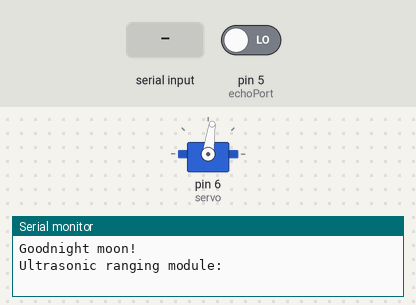
Simulated run of this sketch. Board: Arduino Uno, built with avr-gcc and run on an emulated ATmega328P. Shown: servo, the last lines printed to the serial monitor. The test bench sets the inputs (shaded band); at power-on: pin 5 (echoPort) LOW.

Above: at 0.18 s.
At 1.2 s:
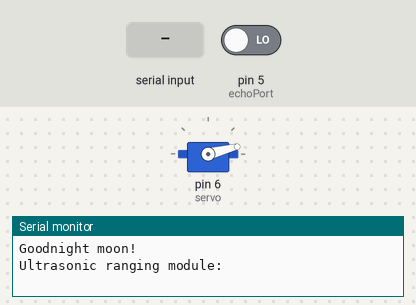
1.3 s: "mitor1\n" received over the second serial link
At 2.7 s:
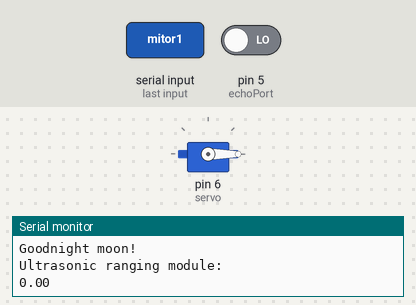
Timing chart, 0 to 11.9 s (numbered marks = the images above; inputs shaded):
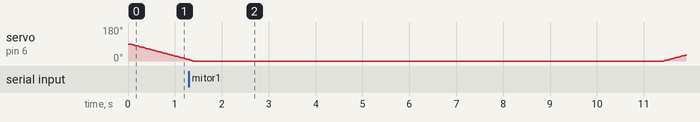

The sketch:

motor_udm.ino
```cpp
#include <Servo.h>
#include <SoftwareSerial.h>
Servo servo;  // create servo object to control a servo  // twelve servo objects can be created on most boards
SoftwareSerial mySerial(10, 11);
int pos = 0;    // variable to store the servo position
int triggerPort =4;
int echoPort = 5;
float arr[8];
int i=0;
boolean flag = false;
float a,b,c,d,e;

void setup() {
    Serial.begin( 9600 );
    while (!Serial) {
    ; // wait for serial port to connect. Needed for native USB port only
  }


    Serial.println("Goodnight moon!");

  // set the data rate for the SoftwareSerial port
  mySerial.begin(4800);
  mySerial.println("Hello, world?");
    pinMode( triggerPort, OUTPUT );
    pinMode( echoPort, INPUT );
    pinMode(6,OUTPUT);
    servo.attach(6);  // attaches the servo on pin 6 to the servo object  // tell servo to go to position in variable 'pos'
    Serial.println( "Ultrasonic ranging module: ");

}

void loop(){

  if (mySerial.available()) {
    Serial.write(mySerial.read());
  }
  if (Serial.available()) {
    mySerial.write(Serial.read());
  }
       for (pos = 90; pos >= 0; pos -= 1)
      { // goes from 180 degrees to 0 degrees
           servo.write(pos);              // tell servo to go to position in variable 'pos'
          delay(15);                       // waits 15ms for the servo to reach the position
      }
  do{

      for(i=0;i<5;i++)
      {
          digitalWrite(triggerPort,LOW);
          delayMicroseconds(5);
          digitalWrite(triggerPort,HIGH);
          delayMicroseconds(10);
          float dur = pulseIn(echoPort,HIGH);
          float dist = 3.4 * dur/ 200;
          Serial.println(dist);
          arr[i] = dist;
          delay(1000);
      }
      a=arr[0];
      b=arr[1];
      c=arr[2];
      d=a-b;
      e=b-c;
      if(e<=2)
      {
          if(d<2)
          {//stop the flow
              flag = true;
              //Serial.println("mitor1");
              for(pos = 0; pos <= 90; pos += 1)    // command to move from 0 degrees to 180 degrees
              {
                    servo.write(pos);                 //command to rotate the servo to the specified angle
                    delay(15);
              }
             // myservo.write(90);
             Serial.println("Finish");

          }
      }
      else
      {
          a=arr[2];
          b=arr[3];
          c=arr[4];
          d=a-b;
          e=b-c;
          if(e<=2)
          {
                  //stop water
                  if(d<2)
                  {
                  flag= true;
                  //Serial.println("motor2");
                   for(pos = 0; pos < 90; pos += 1)    // command to move from 0 degrees to 180 degrees
                  {
                      servo.write(pos);                 //command to rotate the servo to the specified angle
                      delay(15);
                  }
                   Serial.println("Finish");

                  }
           }
           else{flag=false;}
           analogWrite(A0,c);
           Serial.println(c);
   }
  }while(flag==false);
  Serial.println("Finish");
}
```
